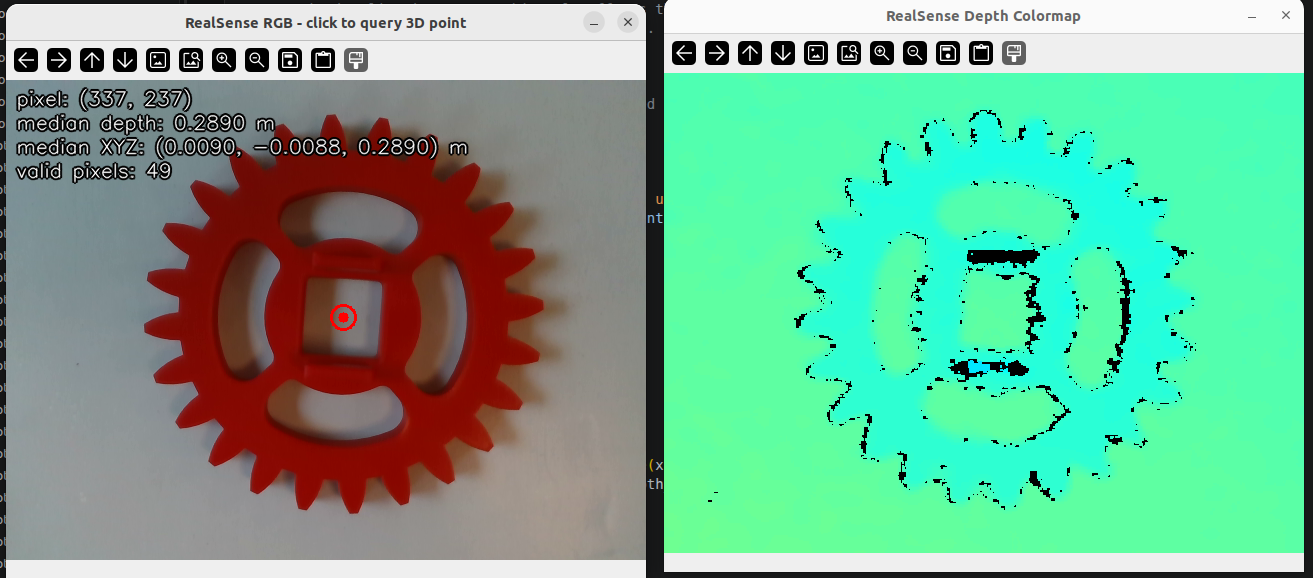
#> input picture realsense_pic/Gear_0.4.png, 1313 x 578 px
$ python -i global_rgb_part_detector_core.py   (imports and definitions only)
#> lines starting #> are read from the running program, lines starting #| are printed output that depends on the picture; after the words box and inside, x2 and y2 are one past the last pixel; in counts of white or black regions, pixels touching at a corner belong together
#!/usr/bin/env python3
# Generated from global_rgb_part_detection.ipynb by extract_notebook_cores.py.
# Do not edit the notebook to update this file; rerun the extractor.

from __future__ import annotations

"""Rule-based global RGB detection for mechanical parts on a white worktable.

Test image:
    realsense_color_20260605_181847.png

The detector intentionally uses only RGB data. It is organized so the masks and
geometry thresholds can later be reused in an RGB-D eye-in-hand workflow.
"""


import csv


import itertools


import json


import math


from pathlib import Path


from typing import Any


import cv2


import numpy as np


def find_project_root() -> Path:
    """Find the project directory without relying on a machine-specific path."""
    current = Path.cwd().resolve()
    for candidate in (current, *current.parents):
        if (candidate / "global_rgb_part_detection.ipynb").is_file():
            return candidate
    return current


ROOT = find_project_root()


IMAGE_PATH = Path("realsense_pic") / "realsense_color_20260618_135941.png"


OUTPUT_DIR = ROOT / "output" / "global_detection"


USE_MANUAL_WORK_AREA = True


MANUAL_WORK_AREA_POLYGON = np.array(
    [
        [20, 0],
        [620, 0],
        [620, 480],
        [20, 480],
    ],
    dtype=np.int32,
)


WORK_MASK_ERODE_PX = 3


RED_MIN_SATURATION = 50


RED_MIN_VALUE = 40


RED_MIN_CHANNEL_MARGIN = 8


RED_HSV_LOW_1 = (0, RED_MIN_SATURATION, RED_MIN_VALUE)


RED_HSV_HIGH_1 = (12, 255, 255)


RED_HSV_LOW_2 = (168, RED_MIN_SATURATION, RED_MIN_VALUE)


RED_HSV_HIGH_2 = (179, 255, 255)


USE_RED_MASK_DENOISE = True


RED_DENOISE_DIAMETER = 5


RED_DENOISE_SIGMA_COLOR = 35


RED_DENOISE_SIGMA_SPACE = 35


RED_OPEN_KERNEL_SIZE = 3


RED_CLOSE_KERNEL_SIZE = 7


RED_CLOSE_ITERATIONS = 2


RED_DILATE_KERNEL_SIZE = 3


RED_DILATE_ITERATIONS = 1


RED_MIN_AREA_PX = 180


RED_MAX_AREA_PX = 30000


RED_GEAR_MIN_AREA_PX = 2500


RED_SCREW_MAX_AREA_PX = 1500


RED_SCREW_MAX_DIM_PX = 65


RED_SCREW_MIN_AREA_PX = 260


RED_SCREW_MIN_CIRCULARITY = 0.42


RED_SCREW_MIN_EXTENT = 0.30


RED_SCREW_MIN_DISTANCE_FROM_SHAFT_PX = 24.0


RED_HOLE_MIN_AREA_PX = 90


RED_GEAR_SMALL_MAX_EQ_DIAMETER_PX = 125


WHITE_SHAFT_MAX_SATURATION = 85


WHITE_SHAFT_MIN_VALUE = 118


WHITE_SHAFT_MIN_L = 118


WHITE_SHAFT_LAB_A_TOLERANCE = 28


WHITE_SHAFT_LAB_B_TOLERANCE = 35


WHITE_SHAFT_STRICT_MIN_AREA_PX = 420


WHITE_SHAFT_RELAXED_MIN_AREA_PX = 180


WHITE_SHAFT_MAX_AREA_PX = 5000


WHITE_SHAFT_STRICT_MIN_RECTANGULARITY = 0.58


WHITE_SHAFT_RELAXED_MIN_RECTANGULARITY = 0.36


WHITE_SHAFT_STRICT_MIN_SHORT_SIDE_PX = 14


WHITE_SHAFT_RELAXED_MIN_SHORT_SIDE_PX = 8


WHITE_SHAFT_MAX_LONG_SIDE_PX = 120


WHITE_SHAFT_MAX_ASPECT_RATIO = 4.2


WHITE_SHAFT_MIN_SCORE = 2.55


WHITE_SHAFT_RELAXED_MIN_SCORE = 2.05


BLACK_MAX_VALUE = 82


BLACK_MIN_AREA_PX = 550


BLACK_MAX_AREA_PX = 4200


BLACK_MIN_RECTANGULARITY = 0.68


BLACK_MAX_LONG_SIDE_PX = 90


BLACK_MIN_SHORT_SIDE_PX = 18


BLACK_MAX_CIRCULARITY_FOR_ROUND_BLOB = 0.86


EXPECTED_SHAFT_COUNT = 2


BASE_INSERT_HOLE_MAX_VALUE = 100


BASE_INSERT_HOLE_OPEN_KERNEL = 3


BASE_INSERT_HOLE_CLOSE_KERNEL = 3


BASE_INSERT_HOLE_MIN_AREA = 220


BASE_INSERT_HOLE_MAX_AREA = 2000


BASE_INSERT_HOLE_MIN_RADIUS = 5.0


BASE_INSERT_HOLE_MAX_RADIUS = 30.0


BASE_INSERT_HOLE_MIN_CIRCULARITY = 0.74


BASE_INSERT_HOLE_MIN_ASPECT_RATIO = 0.55


BASE_INSERT_HOLE_MIN_ELLIPSE_ASPECT_RATIO = 0.62


BASE_INSERT_HOLE_MIN_ENCLOSING_FILL_RATIO = 0.50


BASE_INSERT_HOLE_MIN_RING_SCORE = 0.22


BASE_INSERT_HOLE_MIN_BOUNDARY_DISTANCE = 3.0


BASE_INSERT_HOLE_EXPECTED_COUNT = 3


BASE_INSERT_HOLE_RELAXED_MIN_AREA = 100


BASE_INSERT_HOLE_RELAXED_MIN_CIRCULARITY = 0.65


BASE_INSERT_HOLE_RELAXED_MIN_ASPECT_RATIO = 0.48


BASE_INSERT_HOLE_RELAXED_MIN_DISTANCE_PX = 35.0


SILVER_MAX_SATURATION = 95


SILVER_MIN_VALUE = 85


SILVER_MAX_VALUE = 245


SILVER_MIN_L = 95


SILVER_MAX_L = 235


SILVER_LAB_A_TOLERANCE = 35


SILVER_LAB_B_TOLERANCE = 45


BASE_MIN_AREA_PX = 5000


BASE_MAX_AREA_PX = 60000


BASE_HOLE_MIN_RADIUS_PX = 12


BASE_HOLE_MAX_RADIUS_PX = 31


BASE_HOLE_HOUGH_PARAM2 = 18


IMAGE_BORDER_MARGIN_PX = 5


MASK_EXCLUSION_DILATE_PX = 7


BASE_MIN_BORDER_VISIBLE_AREA_PX = 3200


BASE_MIN_BORDER_RECT_AREA_PX = 9000


BASE_BLACK_EXCLUSION_MAX_COMPONENT_AREA_PX = 2600


ANNOTATED_PATH = OUTPUT_DIR / "global_detection_result_black_holes.png"


DEBUG_PATH = OUTPUT_DIR / "global_detection_debug_black_holes.png"


CSV_PATH = OUTPUT_DIR / "global_detection_results.csv"


JSON_PATH = OUTPUT_DIR / "global_detection_results.json"


# [39 lines left out: functions load_image, _auto_detect_white_table, not called in this run]


def create_work_area_mask(image: np.ndarray) -> np.ndarray:
    """Create the preferred manual polygon mask or an automatic white-table mask."""
    height, width = image.shape[:2]
    mask = np.zeros((height, width), dtype=np.uint8)

    if USE_MANUAL_WORK_AREA and MANUAL_WORK_AREA_POLYGON is not None:
        polygon = MANUAL_WORK_AREA_POLYGON.copy()
        polygon[:, 0] = np.clip(polygon[:, 0], 0, width - 1)
        polygon[:, 1] = np.clip(polygon[:, 1], 0, height - 1)
        cv2.fillPoly(mask, [polygon], 255)
    else:
        mask = _auto_detect_white_table(image)

    if WORK_MASK_ERODE_PX > 0:
        size = 2 * WORK_MASK_ERODE_PX + 1
        kernel = cv2.getStructuringElement(cv2.MORPH_ELLIPSE, (size, size))
        mask = cv2.erode(mask, kernel, iterations=1)
    return mask


# [1185 lines left out: functions _odd_kernel, _remove_small_components, _keep_components_by_area, _red_mask_debug_overlay, segment_red_objects, segment_black_objects and 19 more, not called in this run]


CLASS_COLORS = {
    "Gear_large": (20, 20, 255),
    "Gear_small": (0, 110, 255),
    "Gear_compound": (180, 0, 255),
    "Screw": (0, 220, 255),
    "Shaft_large": (255, 80, 20),
    "Shaft_small": (255, 180, 20),
    "Base": (40, 220, 40),
    "base_hole_large": (0, 255, 255),
    "base_hole_small": (255, 255, 0),
    "base_hole_screw": (0, 200, 255),
    "base_hole_unknown_1": (128, 128, 128),
    "base_hole_unknown_2": (128, 128, 128),
}


# [97 lines left out: functions draw_results, show_and_save_debug, not called in this run]


OUTPUT_FIELDS = [
    "class_name", "center_u", "center_v",
    "bbox_x", "bbox_y", "bbox_w", "bbox_h",
    "area_px", "yaw_deg", "confidence", "rule_note",
    "type_certain", "classification_status", "classification_reason",
    "classification_set_complete", "shaft_size_margin_ratio",
    "gear_outer_radius_px", "gear_inner_square_center", "grasp_hint_2d",
    "rect_width_px", "rect_height_px", "long_side_px", "short_side_px",
    "edge_midpoints_2d", "grasp_candidates_2d",
    "base_contour_area", "base_rotated_rect", "base_hole_candidates_2d",
    "base_insert_holes_2d", "hole_name", "hole_radius_px",
    "hole_ellipse_major_px", "hole_ellipse_minor_px",
    "hole_circularity", "hole_boundary_distance_px",
    "hole_assignment_confidence", "hole_size_margin_ratio",
    "hole_assignment_rule", "detected_hole_count", "expected_hole_count",
    "center_px", "center_camera_on_table_m",
    "camera_x_m", "camera_y_m", "camera_z_m", "camera_frame_id",
    "depth_valid", "depth_m", "depth_source",
    "ray_table_intersection_valid", "ray_table_intersection_reason",
    "table_z_m", "used_depth_source",
]


def _public_result(result: dict[str, Any]) -> dict[str, Any]:
    return {key: result.get(key) for key in OUTPUT_FIELDS}


# [139 lines left out: functions save_results_csv, save_results_json, _print_detection_summary, main, not called in this run]


import time


import numpy as np


import cv2


# [397 lines left out: functions detect_live_frame_bgr, run_realsense_global_detection_live, not called in this run]


from pathlib import Path


import json


import numpy as np


from global_table_intersection_utils import (
    add_camera_table_intersection_to_detections,
    load_hand_eye_npz,
    pixel_to_table_intersection_camera,
)


HAND_EYE_NPZ_PATH = Path("cam_calibration/outputs/03_hand_eye/hand_eye_result.npz")


TABLE_Z_M = 0.0


CAMERA_FRAME_ID = "camera_color_optical_frame"


DEFAULT_CSV_PATH = Path("output/global_detection/global_detection_results.csv")


DEFAULT_JSON_PATH = Path("output/global_detection/global_detection_results.json")


def _result_count(results):
    return len(results) if isinstance(results, list) else 0


# [72 lines left out: functions _select_latest_detection_results, _json_safe, _public_augmented_result, _global_camera_coordinate_rows, not called in this run]


from pathlib import Path


import json


import numpy as np


from global_table_intersection_utils import add_camera_table_intersection_to_detections, load_hand_eye_npz


HAND_EYE_NPZ_PATH = Path("cam_calibration/outputs/03_hand_eye/hand_eye_result.npz")


TABLE_Z_M = 0.0


CAMERA_FRAME_ID = "camera_color_optical_frame"


DEFAULT_CSV_PATH = Path("output/global_detection/global_detection_results.csv")


DEFAULT_JSON_PATH = Path("output/global_detection/global_detection_results.json")


def _result_count(results):
    return len(results) if isinstance(results, list) else 0


# [72 lines left out: functions _select_latest_detection_results, _json_safe, _public_augmented_result, _global_camera_coordinate_rows, not called in this run]


import numpy as np

>>> import cv2
>>> picture = cv2.imread('../../realsense_pic/Gear_0.4.png')
#> picture is the input picture: shape (578, 1313, 3); mean B, G, R 144.8, 175.9, 115.9
>>> result = create_work_area_mask(picture)
#> in create_work_area_mask, `cv2.fillPoly(mask, [polygon], 255)`:
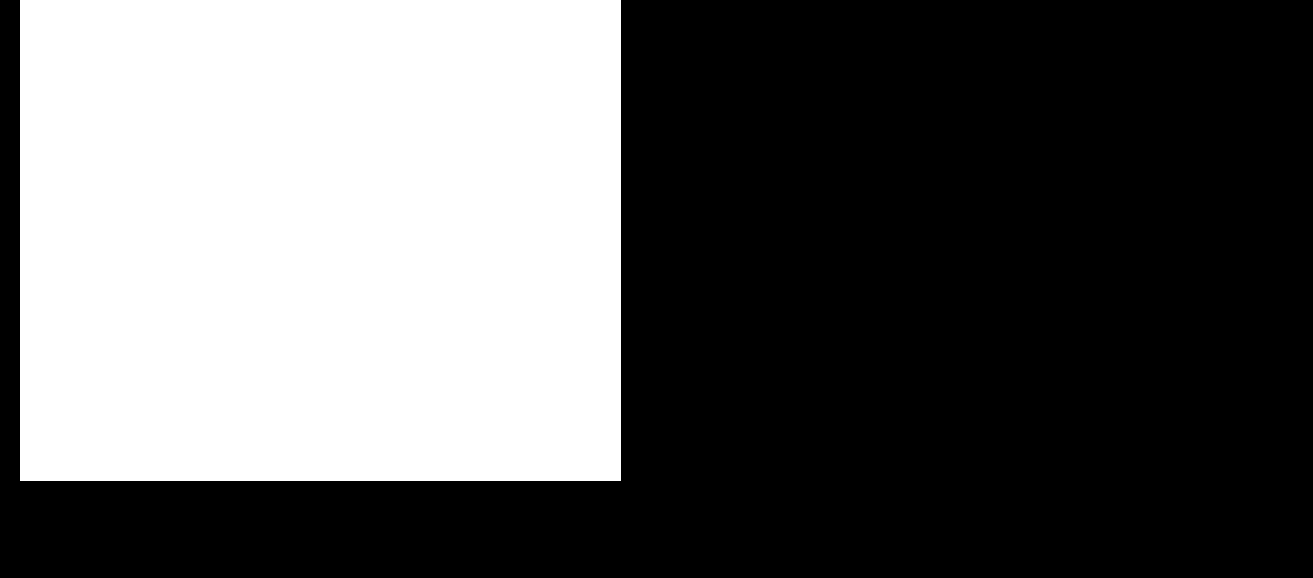
#> mask: shape (578, 1313); 38.1% white; 1 white region, box (x1, y1, x2, y2) and area: (20, 0, 621, 481) 289081
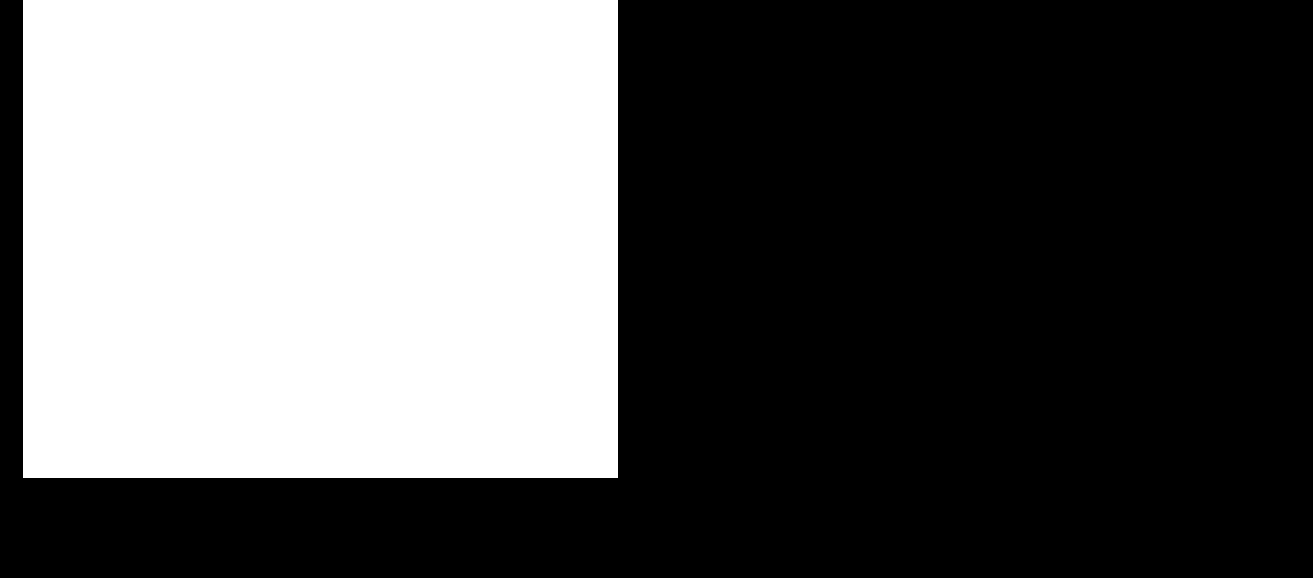
#> result: shape (578, 1313); 37.5% white; 1 white region, box (x1, y1, x2, y2) and area: (23, 0, 618, 478) 284410

$ run again, on realsense_pic/realsense_color_20260520_110733.png
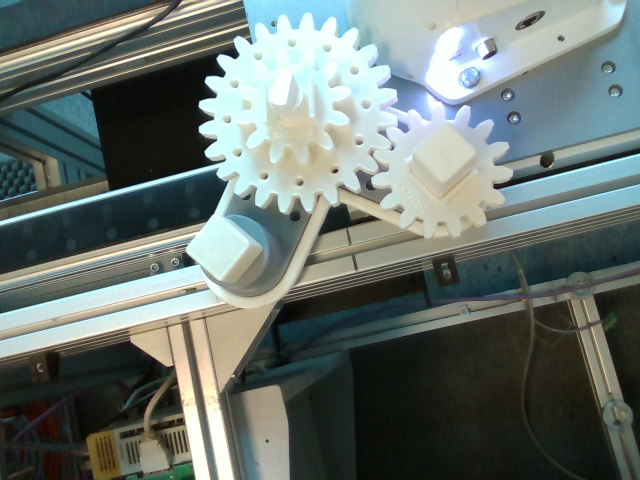
#> input picture realsense_pic/realsense_color_20260520_110733.png, 640 x 480 px
#> picture is the input picture: shape (480, 640, 3); mean B, G, R 110.4, 115.4, 104.8
#> in create_work_area_mask, `cv2.fillPoly(mask, [polygon], 255)`:
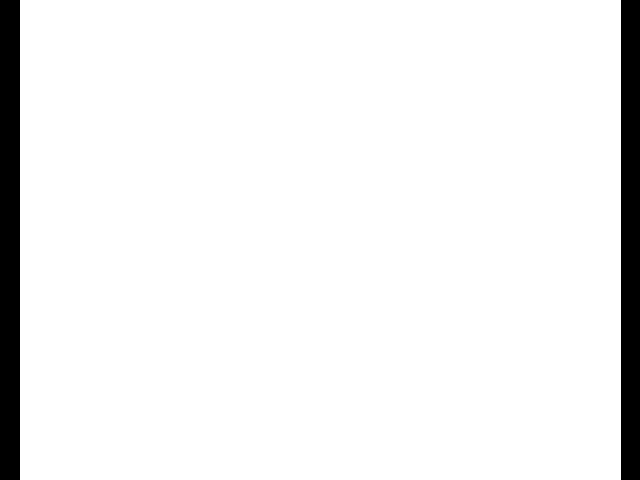
#> mask: shape (480, 640); 93.9% white; 2 black regions, box (x1, y1, x2, y2) and area: (0, 0, 20, 480) 9600, (621, 0, 640, 480) 9120
#> `result = create_work_area_mask(picture)`:
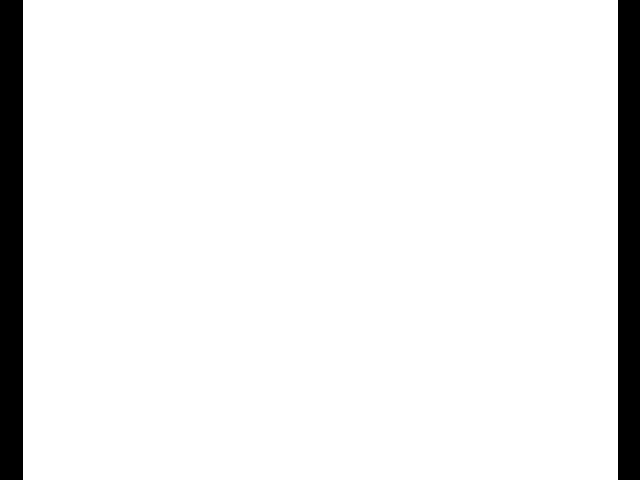
#> result: shape (480, 640); 93% white; 2 black regions, box (x1, y1, x2, y2) and area: (0, 0, 23, 480) 11040, (618, 0, 640, 480) 10560

$ run again, on realsense_pic/realsense_color_20260529_100003.png
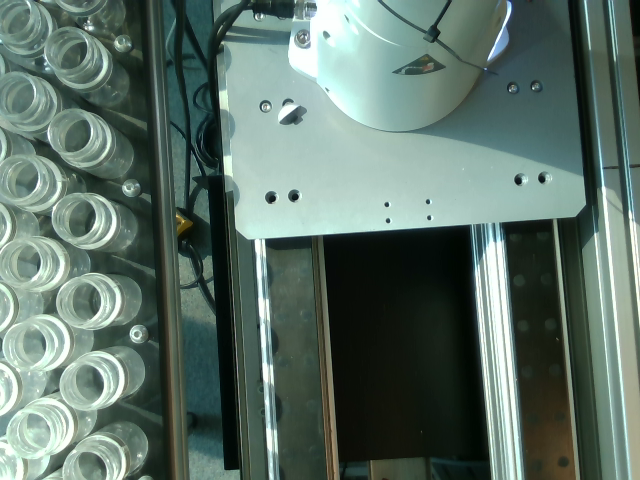
#> input picture realsense_pic/realsense_color_20260529_100003.png, 640 x 480 px
#> picture is the input picture: shape (480, 640, 3); mean B, G, R 104.3, 113.4, 93.3
#> in create_work_area_mask, `cv2.fillPoly(mask, [polygon], 255)`:
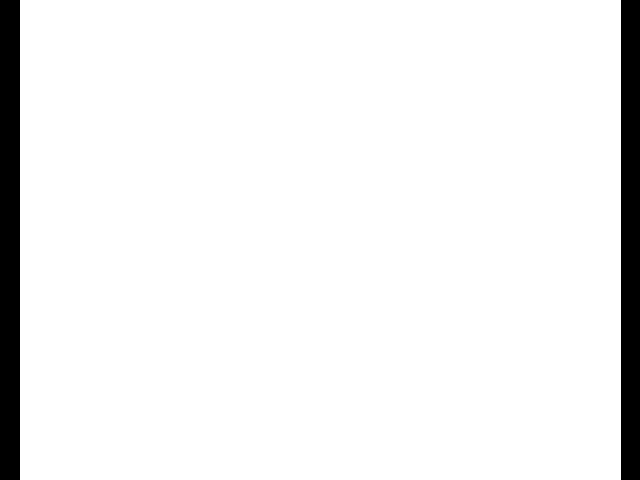
#> mask: shape (480, 640); 93.9% white; 2 black regions, box (x1, y1, x2, y2) and area: (0, 0, 20, 480) 9600, (621, 0, 640, 480) 9120
#> `result = create_work_area_mask(picture)`:
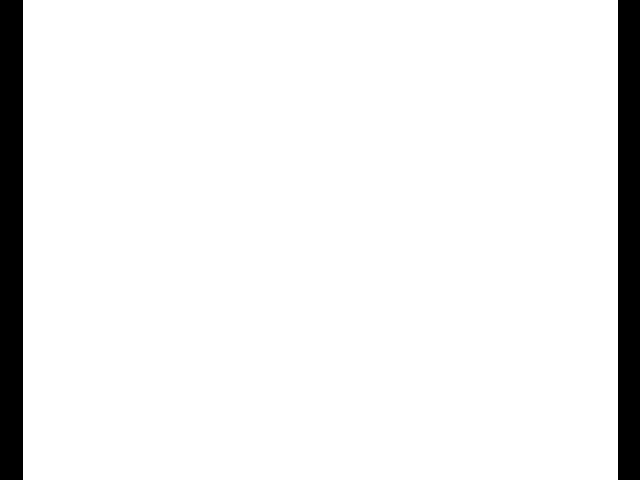
#> result: shape (480, 640); 93% white; 2 black regions, box (x1, y1, x2, y2) and area: (0, 0, 23, 480) 11040, (618, 0, 640, 480) 10560

$ run again, on realsense_pic/realsense_color_20260529_114928.png
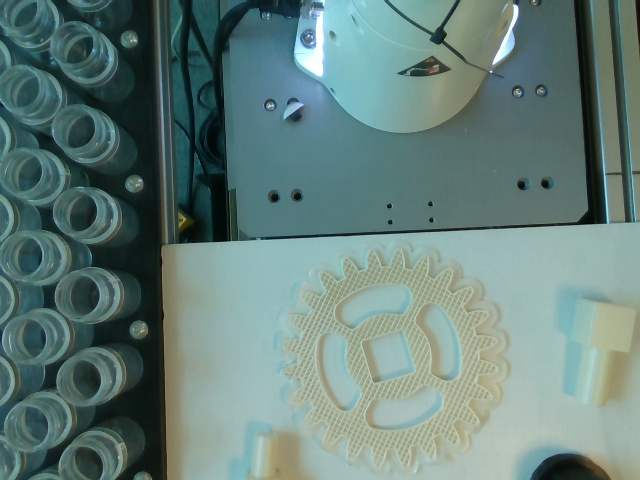
#> input picture realsense_pic/realsense_color_20260529_114928.png, 640 x 480 px
#> picture is the input picture: shape (480, 640, 3); mean B, G, R 122.4, 127.4, 101.7
#> in create_work_area_mask, `cv2.fillPoly(mask, [polygon], 255)`:
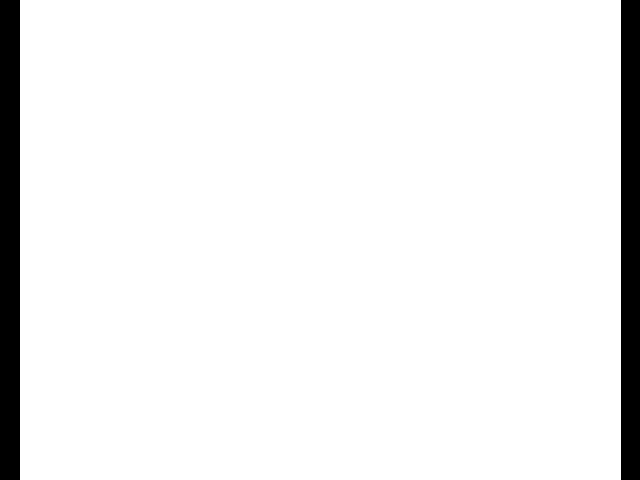
#> mask: shape (480, 640); 93.9% white; 2 black regions, box (x1, y1, x2, y2) and area: (0, 0, 20, 480) 9600, (621, 0, 640, 480) 9120
#> `result = create_work_area_mask(picture)`:
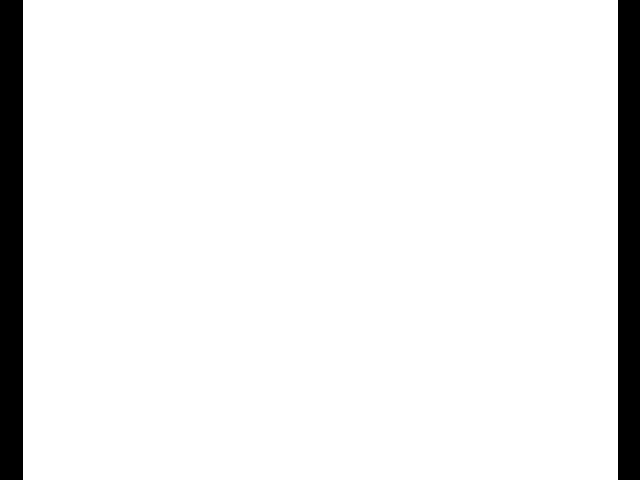
#> result: shape (480, 640); 93% white; 2 black regions, box (x1, y1, x2, y2) and area: (0, 0, 23, 480) 11040, (618, 0, 640, 480) 10560
